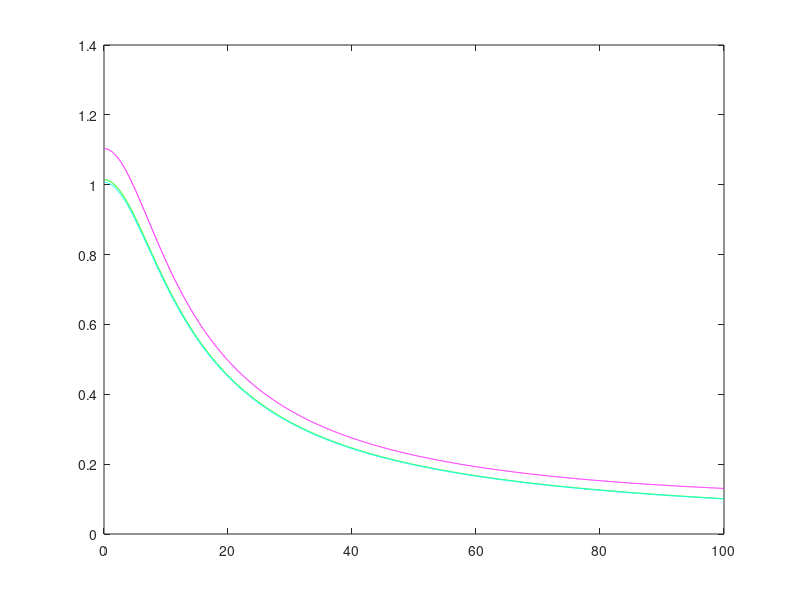

This figure's MATLAB source: (Note: this script raises an error after producing the figure.)
clf

tau = 0.1; %setting a time consant variable from out transfer funciton.

T = tau*[ 1/5, 1/35, 1/70]; %testing different sample rates.
numerator = [10, 0];

w = (0.1 : 0.05: 100);


%{
Begin Generating the frequency response of the transfer function at different sample rates.
%}

denominator = [1, -exp(-10*T(1))];
sys = tf(numerator, denominator, T(1)); %%sample rate 1/5 seconds

[magnitude, angle] = bode(sys, w); %generate bode plots with magnitude and frquency response.

mm = magnitude(:);

plot(w, T(1)*mm, 'm')

hold on



denominator = [1, -exp(-10*T(2))];
sys = tf(numerator, denominator, T(2));%%sample rate 1/35 seconds

[magnitude, angle] = bode(sys, w); %generate bode plots with magnitude and frquency response.

mm = magnitude(:);

plot(w, T(2)*mm, 'g')



denominator = [1, -exp(-10*T(3))];
sys = tf(numerator, denominator, T(3)); %sample rate 1/70

[magnitude, angle] = bode(sys, w); %generate bode plots with magnitude and frquency response.

mm = magnitude(:);

plot(w, T(3)*mm, 'c')



nc = 1;

dc = [0.1, 1];

w = 0.1:0.05:100;

[mc, ac, w] = bode(nc, dc, w);

plot(w, mc, 'r')

hold off







